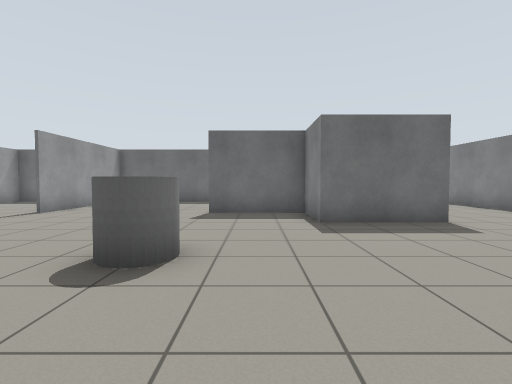
[1] (above)

16 first-person views from a walk through a world built for the Gazebo simulator. The camera is 0.94 m above the floor, tilts 2° down and sees 85° across. The floor is counted in squares, 1 m on a side. Each view is taken from the middle of a square. On the plan, view 1 faces up. The plan holds only what a view shows up to about 11 squares ahead; the rest is blank.

[2]
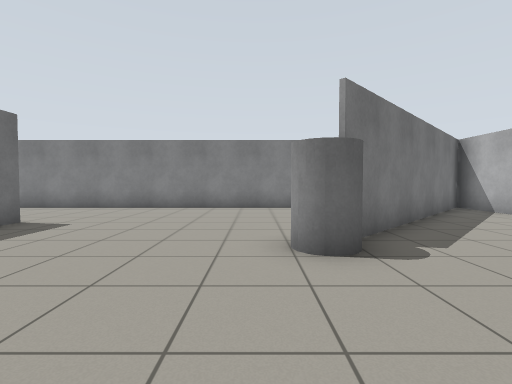

[3]
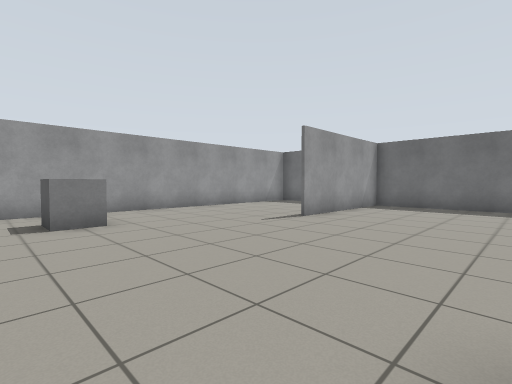

[4]
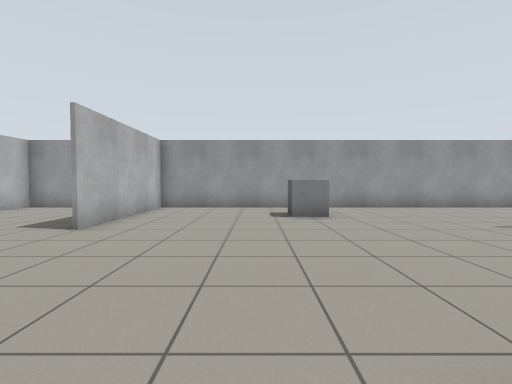

[5]
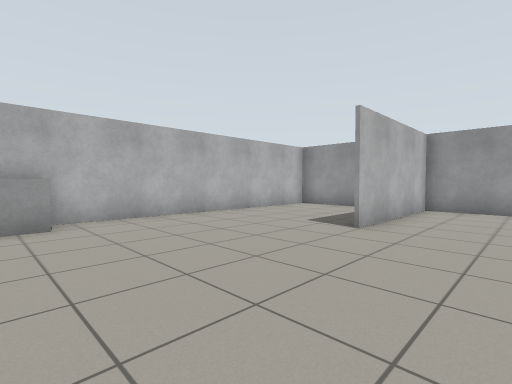

[6]
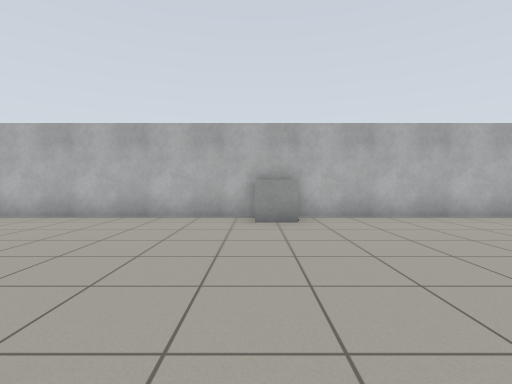

[7]
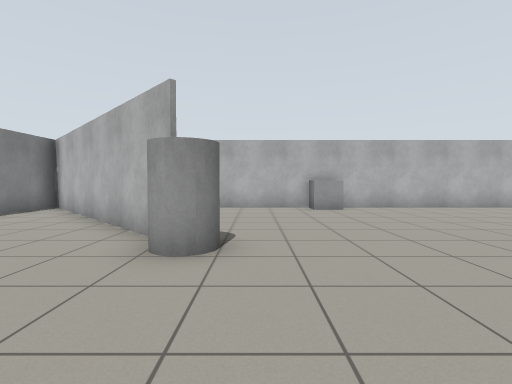

[8]
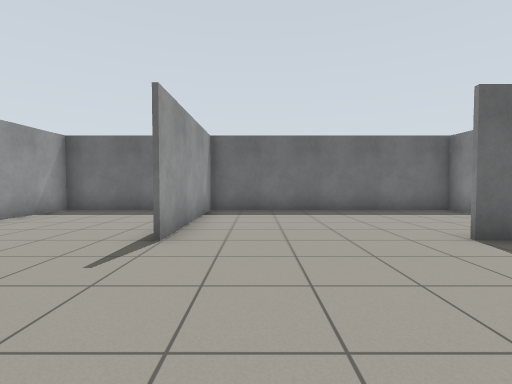

[9]
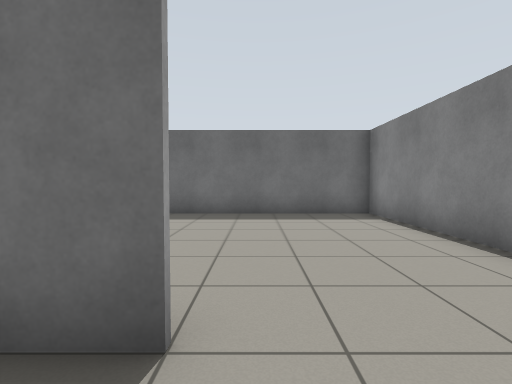

[10]
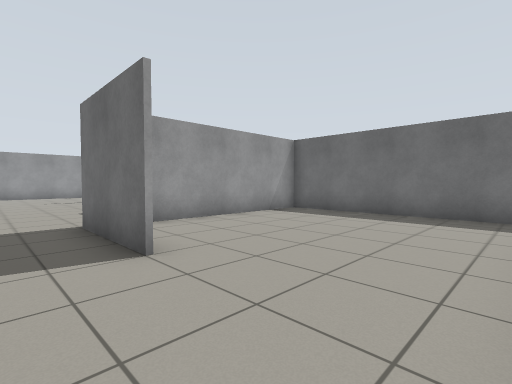

[11]
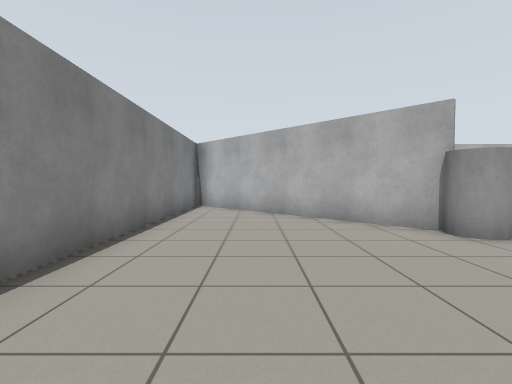

[12]
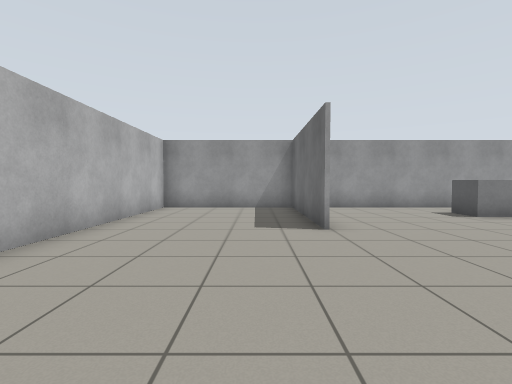

[13]
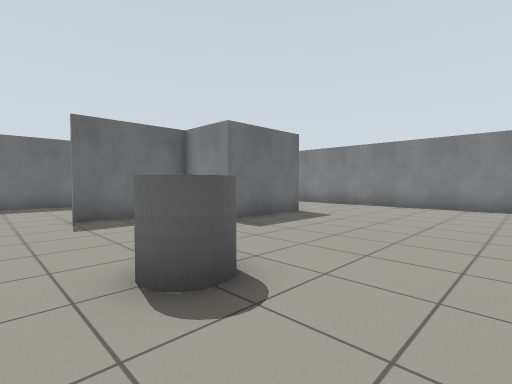

[14]
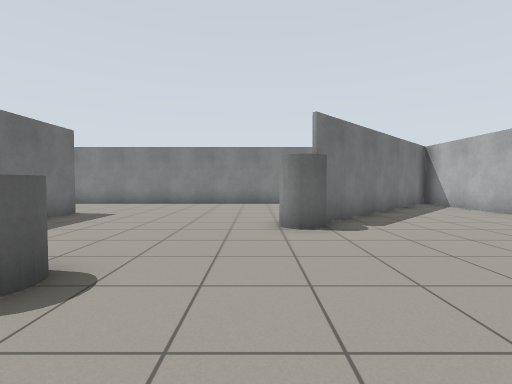

[15]
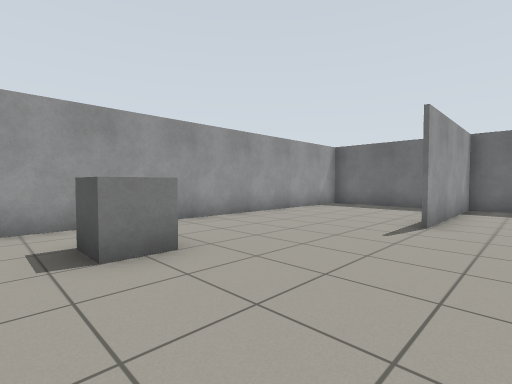

[16]
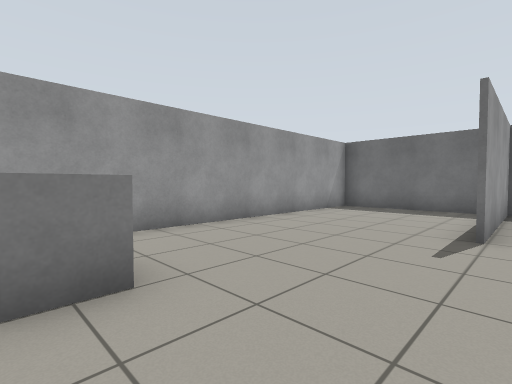

### Floor plan
Points are (right, up) in squares from view 1. A wall is a line through its corners. A room is listed if a view was taken in it or the views show most of it. See-through windows are left out.
Room 1 (views 1, 2, 3, 4, 5, 6, 7, 8, 9, 10, 11, 12, 13, 14, 15, 16)
walls: (2.4, -0.4) (8.4, -6.4) (8.4, 13.4) (-11.4, 13.4) (-11.4, -6.4) (8.3, -6.4) (2.3, -0.4); (4.6, 6.5) (1.5, 6.5) (1.5, 8.5) (-1.5, 8.5); (-6.5, -1.6) (-11.2, -1.6); (1.5, 12.4) (1.5, 13.5); (1.6, 13.5) (1.6, 7.9); (-6.5, 13.5) (-6.5, 8.4); (-11.5, -1.5) (-6.5, -1.5)
objects: grey box (-9, 3) to (-9, 4); grey box (-2, -6) to (-1, -6); grey cylinder (-2, 3) to (-1, 4); grey cylinder (2, 0)

Where each view was taken, in squares from view 1:
view 1: 0 up, 0 right, facing up
view 2: 1 up, 2 left, facing right
view 3: 2 up, 2 left, facing up-left
view 4: 2 up, 1 left, facing left
view 5: 1 up, 1 left, facing down-left
view 6: 1 up, 1 left, facing down
view 7: 4 up, 1 right, facing down
view 8: 4 up, 5 left, facing up
view 9: 5 up, 5 right, facing up
view 10: 5 up, 8 right, facing up-left
view 11: 5 up, 6 right, facing down
view 12: 3 down, 1 left, facing left
view 13: 1 up, 3 left, facing up-right
view 14: 1 up, 4 left, facing right
view 15: 2 up, 5 left, facing up-left
view 16: 3 up, 6 left, facing up-left
